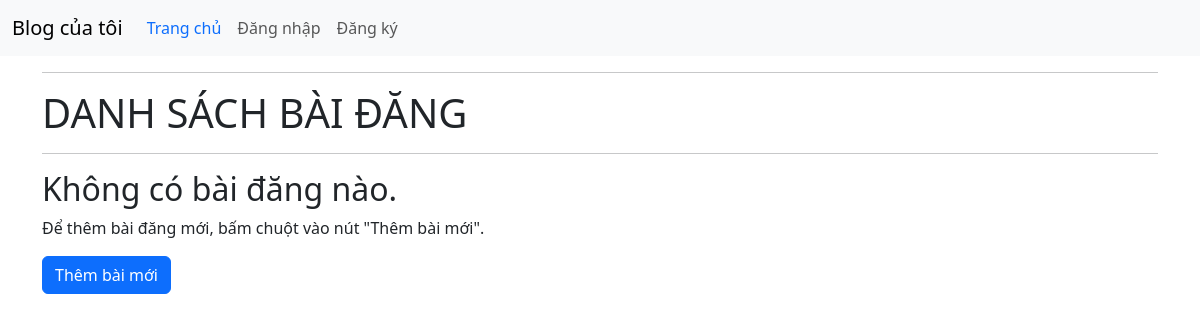
The page /blog/ on the database as committed earlier.
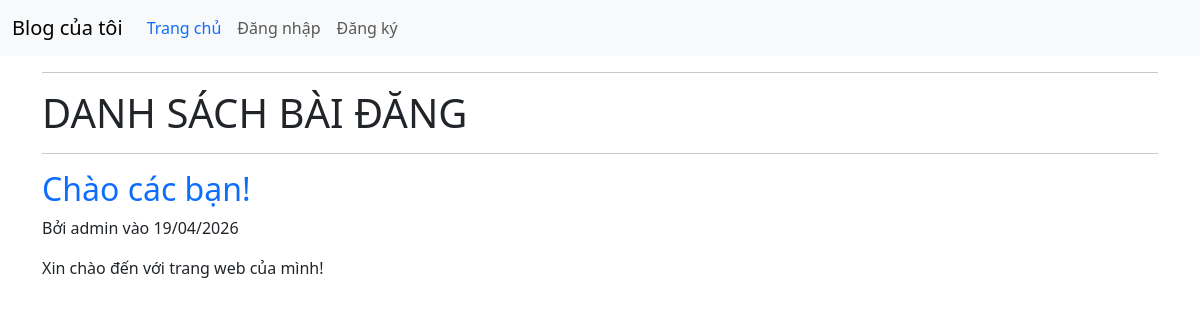
The same page on the database as committed later.
### blog/models.py (models this page shows, shortened)
class Post(models.Model):
    title = models.CharField(max_length=200)
    content = models.TextField()
    created_at = models.DateTimeField(auto_now_add=True)
    updated_at = models.DateTimeField(auto_now=True)
    author = models.ForeignKey(User, on_delete=models.CASCADE, default=1)

### blog/views.py (the view)
# urls.py: path("",PostListView.as_view(),name="post_list"),
class PostListView(ListView):
    model = Post
    template_name = "post_list.html"
    context_object_name = "posts"
    ordering = ["-created_at"]

### blog/templates/post_list.html
{% extends "base.html" %}
{% block content %}
    <hr>
    <h1 class="text-uppercase">Danh sách bài đăng</h1>
    <hr>
    {% for post in posts %}
    <article>
        <h2><a href="{% url 'post-detail' post.pk %}" class="text-primary text-decoration-none">{{ post.title }}</a></h2>
        <p>Bởi {{ post.author.username }} vào {{ post.created_at|date:"d/m/Y" }}</p>
        <p>{{ post.content|truncatewords:30 }}</p>
    </article>
    {% empty %}
        <h2>Không có bài đăng nào.</h2>
        <p>Để thêm bài đăng mới, bấm chuột vào nút "Thêm bài mới".</p>
        <a href="{% url 'post-create' %}" title="Thêm bài mới" class="btn btn-primary">Thêm bài mới</a>
    {% endfor %}
{% endblock %}

### blog/templates/base.html (shortened to what this page needs)
<!DOCTYPE html>
<html lang="vi">
  <head>
    <link href="https://cdn.jsdelivr.net/npm/bootstrap@5.3.8/dist/css/bootstrap.min.css" rel="stylesheet">
  </head>
  <body>
    <nav class="navbar navbar-expand-lg bg-body-tertiary">
    <div class="container-fluid">
      <a class="navbar-brand" href="/blog/" title="Blog của tôi">Blog của tôi</a>
      <div class="collapse navbar-collapse" id="navbarSupportedContent">
      <ul class="navbar-nav me-auto mb-2 mb-lg-0">
        <li class="nav-item">
          <a class="nav-link text-primary" href="/blog/" title="Trang chủ">Trang chủ</a>
        </li>
        {% if not user.is_authenticated %}
          <li class="nav-item">
            <a class="nav-link" href="{% url 'login' %}" title="Đăng nhập">Đăng nhập</a>
          </li>
          <li class="nav-item">
            <a class="nav-link" href="/register" title="Đăng ký">Đăng ký</a>
          </li>
        {% endif %}
      </ul>
      </div>
    </div>
    </nav>
    <main class="container">
        {% block content %}{% endblock %}
    </main>
  </body>
</html>

Rows that differ between the two databases and show on the page:
added Post: title "Chào các bạn!", author.username "admin", created_at "19/04/2026", content "Xin chào đến với trang web của mình!"
Other text that changed with them:
text no longer shown: "Không có bài đăng nào. Để thêm bài đăng mới, bấm chuột vào nút \"Thêm bài mới\". Thêm bài mới"
